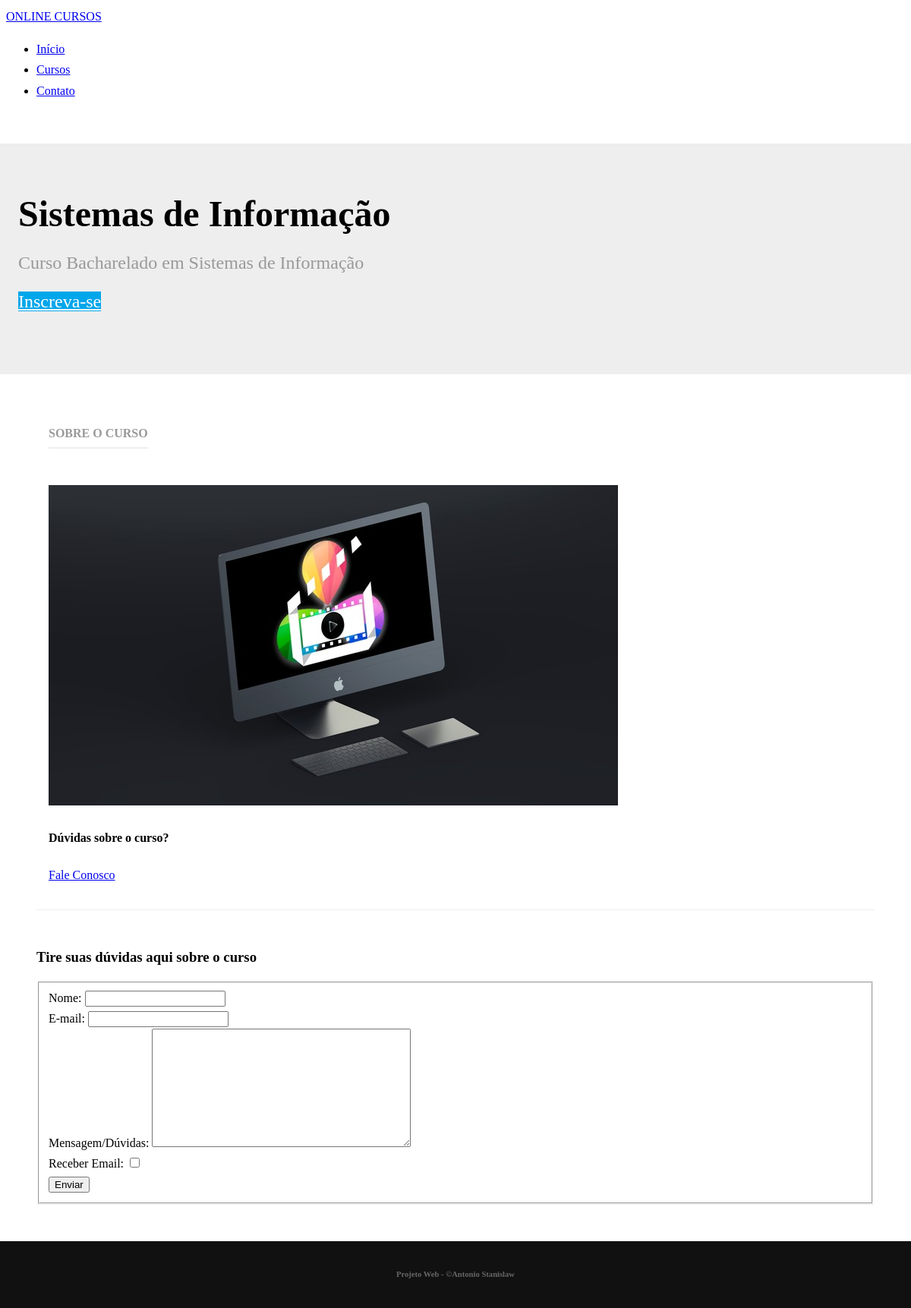
Before: /cursos/SI/ with the older database file.
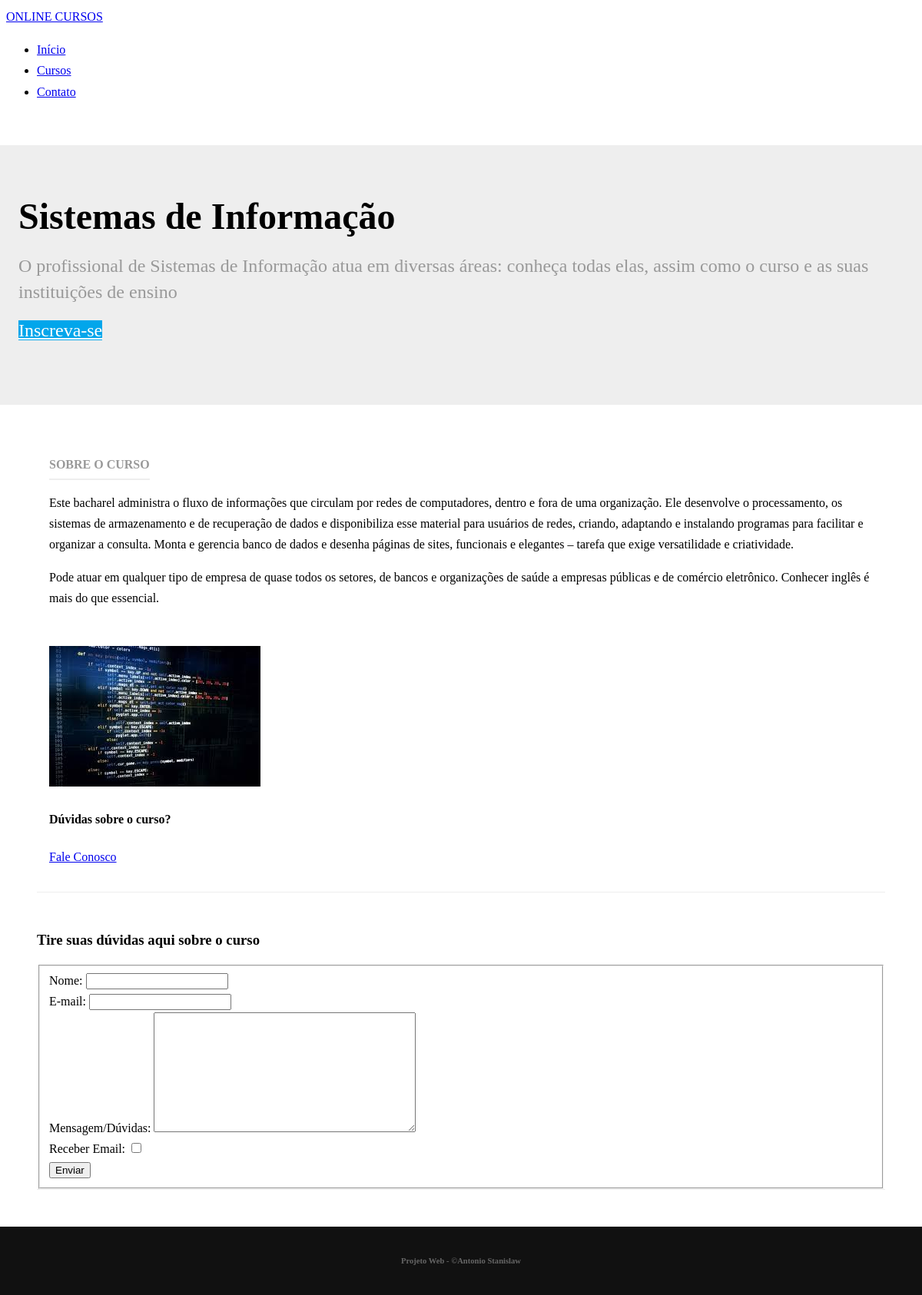
After: the same page with the newer database file.
### cursos/models.py (models this page shows, shortened)
class Curso(models.Model):
    name = models.CharField("Nome", max_length=100)
    slug = models.SlugField("Apreviação")
    description = models.TextField("Descrição")
    about = models.TextField("Sobre o curso", blank=True)
    start_date = models.DateField("Data de Inicio", null=True, blank=True)
    image = models.ImageField(upload_to='cursos/images', verbose_name="Imagem", null=True, blank=True)
    created_at = models.DateTimeField("Criado em", auto_now_add=True)
    updated_at = models.DateTimeField("Atualizado em", auto_now=True)
    def __str__(self):
        return self.name
    class Meta():
        verbose_name = "Curso"
        verbose_name_plural = "Cursos"
        ordering = ['name']

### cursos/views.py (the view)
# urls.py: re_path(r'^(?P<slug>[\w-]+)/$', detalhe, name = 'detalhe'),
def detalhe(request, slug):
    curso = get_object_or_404(Curso, slug=slug)
    context = {}
    if request.method == 'POST':
        form = ContatoCurso(request.POST)
        if form.is_valid():
            context['is_valid'] = True
            form = ContatoCurso()
    else:
        form = ContatoCurso()
    context['form'] = form
    context['curso'] = curso
    template_name = 'layout/detalhe.html'
    return render(request, template_name, context)

### cursos/forms.py
class ContatoCurso(forms.Form):
    name = forms.CharField(label='Nome', max_length=100)
    email = forms.EmailField(label='E-mail')
    message = forms.CharField(
        label='Mensagem/Dúvidas', widget=forms.Textarea
    )
    question = forms.BooleanField(label='Receber Email', required=False)

### cursos/templates/layout/detalhe.html (shortened to what this page needs)
{% extends "layout/base.html" %}
{% load static %}
{% block content %}
<div class="splash">
    <div class="pure-g-r">
        <div class="pure-u-1">
            <div class="l-box splash-text">
                <h1 class="splash-head">
                    {{ curso }}
                </h1>
                <h2 class="splash-subhead">
                    {{ curso.description }}
                </h2>
                <p>
                    <a href="#" class="pure-button primary-button">Inscreva-se</a>
                </p>
            </div>
        </div>
    </div>
</div>
<div class="pure-g-r content-ribbon">
    <div class="pure-u-2-3">
        <div class="l-box">
            <h4 class="content-subhead">Sobre o Curso</h4>
            {{ curso.about|linebreaks }}
        </div>
    </div>
    <div class="pure-u-1-3">
        <div class="l-box">
            {% if curso.image %}
            <img src="{{ curso.image.url }}" alt="{{curso.name}}" />
            {% else %}
            <img src="{% static 'mysite/img/imagem_padrao.png' %}" alt="{{curso.name}}" />
            {% endif %}
            <h4>Dúvidas sobre o curso?</h4>
            <p>
                <a href="#contato" title="" class="pure-button">Fale Conosco</a>
            </p>
        </div>
    </div>
</div>
<div class="pure-g-r content-ribbon" id="contato">
    <div class="pure-u-1">
        <h3>
            Tire suas dúvidas aqui sobre o curso
        </h3>
        <form action="#contato" class="pure-form pure-form-aligned" method="POST">
            <fieldset>
                {% for field in form %}
                <div class="pure-control-group">
                    {{ field.label_tag }}
                    {{ field }}
                </div>
                {% endfor %}
                <div class="pure-controls">
                    <button type="submit" class="pure-button pure-button-primary">Enviar</button>
                </div>
            </fieldset>
        </form>
    </div>
</div>
{% endblock %}

Changed rows visible on the page:
changed Curso "Sistemas de Informação": description "Curso Bacharelado em Sistemas de Informação" → "O profissional de Sistemas de Informação atua em diversas áreas: conheça todas elas, assim como o curso e as suas instituições de ensino"; about (not shown) → "Este bacharel administra o fluxo de informações que circulam por redes de computadores, dentro e fora de uma organização. Ele desenvolve o processamento, os sistemas de armazenamento e de recuperação de dados e disponibiliza esse material para usuários de redes, criando, adaptando e instalando programas para facilitar e organizar a consulta. Monta e gerencia banco de dados e desenha páginas de sites, funcionais e elegantes – tarefa que exige versatilidade e criatividade. Pode atuar em qualquer tipo de empresa de quase todos os setores, de bancos e organizações de saúde a empresas públicas e de comércio eletrônico. Conhecer inglês é mais do que essencial."; image: picture added
